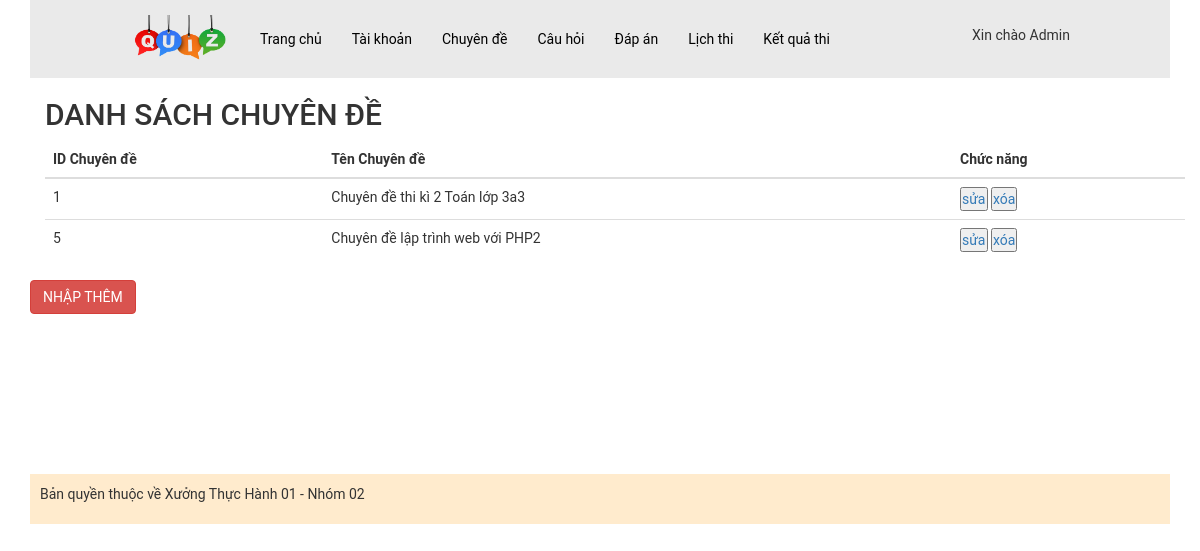
The app's page /admin/index.php?act=dscd (signed in), older data.
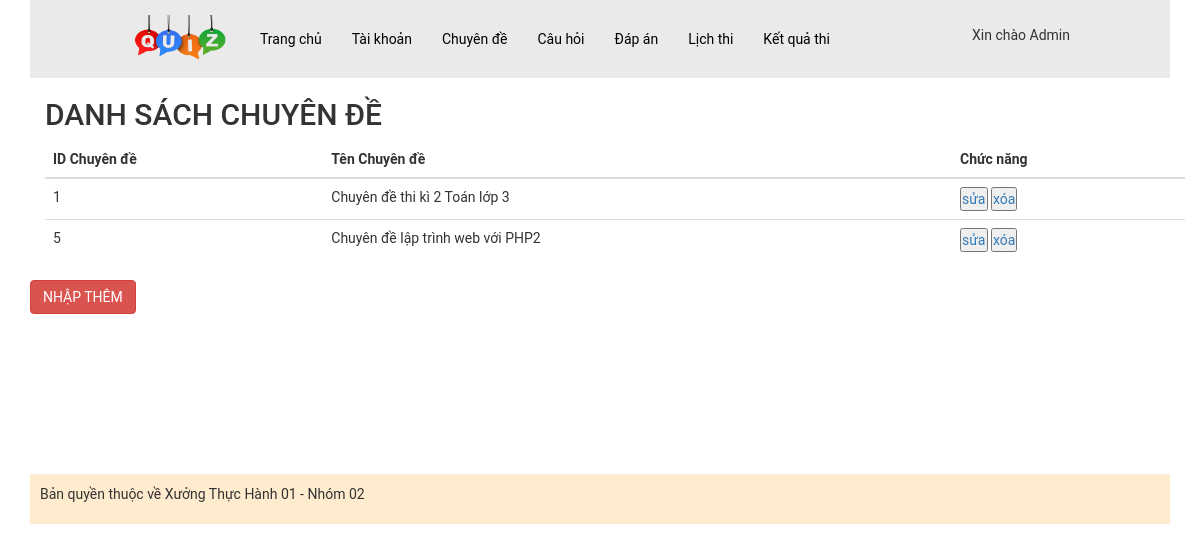
The same page, newer data.
### tables this page shows
CREATE TABLE `chuyende` (
  `id_cd` int(11) NOT NULL,
  `name` varchar(255) NOT NULL COMMENT 'Tên chuyên đề'
);

### model/pdo.php (called while the page is built, shortened)
<?php
function pdo_get_connection(){
    $servername = "localhost";
    $username = "root";
    $password = "";
    try {
        $conn = new PDO("mysql:host=$servername;dbname=xuongth01_02", $username, $password);
        $conn->setAttribute(PDO::ATTR_ERRMODE, PDO::ERRMODE_EXCEPTION);
        return $conn;
    } catch(PDOException $e) {
        echo "Connection failed: " . $e->getMessage();
    }
}
function pdo_query($sql){
    $sql_args=array_slice(func_get_args(),1);
    try{
        $conn=pdo_get_connection();
        $stmt=$conn->prepare($sql);
        $stmt->execute($sql_args);
        $rows=$stmt->fetchAll();
        return $rows;
    }
    catch(PDOException $e){
        throw $e;
    }
    finally{
        unset($conn);
    }
}
?>

### model/chuyende.php (called while the page is built, shortened)
<?php
function loadall_chuyende()
{
    $sql = "select * from chuyende order by id_cd asc";
    $listchuyende = pdo_query($sql);
    return $listchuyende;
}

### admin/chuyende/list-chuyende.php (the view)
<body>
    <div class="container">
        <h2>DANH SÁCH CHUYÊN ĐỀ </h2>
        <table class="table">
            <thead>
                <tr>
                    <th>ID Chuyên đề </th>
                    <th>Tên Chuyên đề </th>
                    <th>Chức năng</th>
                </tr>
            </thead>
            <tbody>
            <?php
                foreach ($listchuyende as $chuyende) {
                    extract($chuyende);
                    $suacd = "index.php?act=suacd&id_cd=" . $id_cd;
                    $xoacd = "index.php?act=xoacd&id_cd=" . $id_cd;
                    echo' <tr>
                    <td>'.$id_cd.'</td>
                    <td>'.$name.'</td>
                    <td><a href="'.$suacd.'"><input type="button" value="sửa"></a> <a href="'.$xoacd.'"><input type="button" value="xóa"></a></td>
                </tr>';
                }
                ?>
            </tbody>
        </table>
        <div class="row mb10">
            <a href="?act=add-chuyende"><button type="button" class="btn btn-danger">NHẬP THÊM</button></a>
        </div>
    </div>
</body>
</html>

Row changes from the older to the newer data that the page shows:
changed chuyende id 1: name "Chuyên đề thi kì 2 Toán lớp 3a3" → "Chuyên đề thi kì 2 Toán lớp 3"
